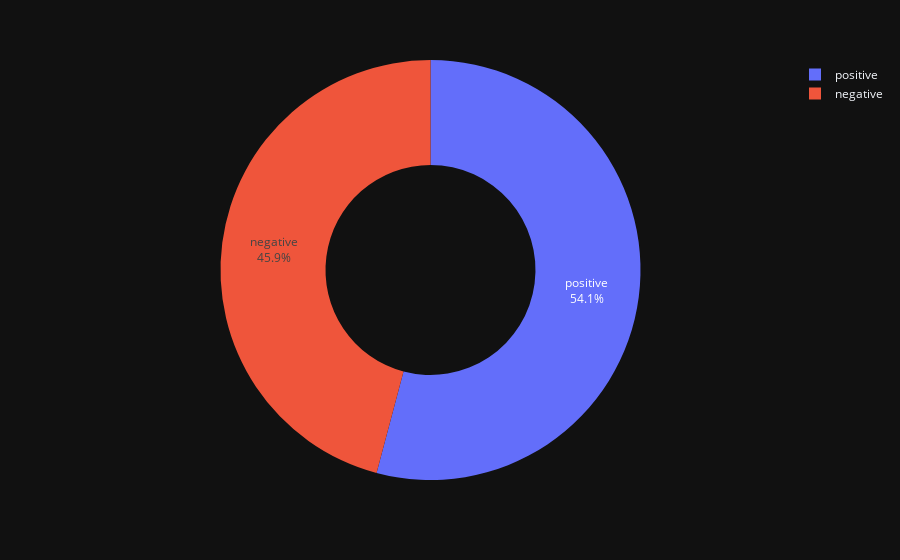

Write notebook code for a chart like this one.
### Code cell
import plotly.express as px

status_counts = df['Final Status'].value_counts()
status_counts_df = pd.DataFrame(status_counts).reset_index()

fig = px.pie(status_counts_df, values='Final Status', names='index', hole=0.5)
fig.update_traces(textposition='inside', textinfo='percent+label')
fig.show()

### Figure 1 — Plotly figure (JSON) as saved in the notebook; plotly's stock layout.template omitted (floating-point values rounded to 4 significant figures)
{"data": [{"domain": {"x": [0, 1], "y": [0, 1]}, "hole": 0.5, "hovertemplate": "index=%{label}<br>Final Status=%{value}<extra></extra>", "labels": ["positive", "negative"], "legendgroup": "", "name": "", "showlegend": true, "textinfo": "percent+label", "textposition": "inside", "type": "pie", "values": [216, 183]}], "layout": {"legend": {"tracegroupgap": 0}, "margin": {"t": 60}}}
